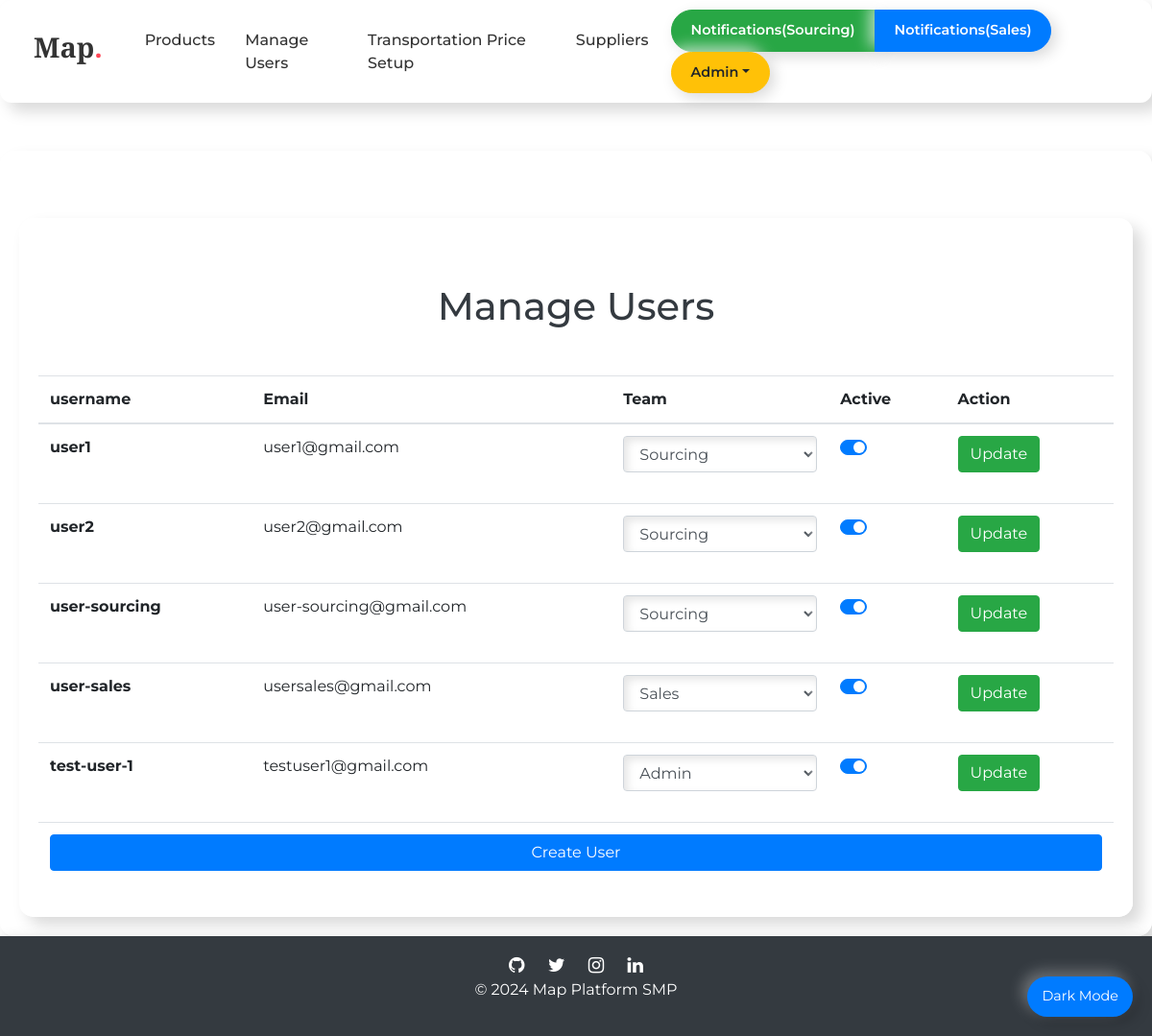
The app's page /user/ (signed in) with its own data.
### accounts/models.py (models this page shows, shortened)
class User(AbstractBaseUser, PermissionsMixin):
    email = models.EmailField(max_length=255, unique=True)
    username = models.CharField(max_length=25, unique=True)
    is_active = models.BooleanField(default=True)
    is_staff = models.BooleanField(default=False)
    team = models.CharField(choices=(
        ('sourcing', 'Sourcing'),
        ('sales', 'Sales'),
    ), default='sourcing', max_length=10)
    objects = UserManager()
    countries = models.ManyToManyField(Countries, related_name='users')
    USERNAME_FIELD = 'username'

### accounts/views.py (the view, shortened to what this page needs)
# urls.py: path('',views.UserListView.as_view(), name='list'),
class UserListView(View):
    def get(self, request):
        if not request.user.is_authenticated:
            print("Not Logged In")
            return redirect("accounts:login")
        users = User.objects.all().exclude(id=request.user.id)
        return render(request, "accounts/list.html", {
            "users": users
        })

### templates/accounts/list.html (shortened to what this page needs)
{% extends 'base.html' %}
{% block body %}
    <div class="container">
        <h1 class="text-center my-5">Manage Users</h1>
        <table class="table">
            <thead>
              <tr>
                <th scope="col">username</th>
                <th scope="col">Email</th>
                <th scope="col">Team</th>
                <th scope="col">Active</th>
                <th scope="col">Action</th>
              </tr>
            </thead>
            <tbody>
                {% for user in users %}
                <form action="." method="post">{% csrf_token %}
                    <tr>
                        <th scope="row">{{user.username}}</th>
                        <td>{{user.email}}</td>
                        <td>
                            <select class="form-control" id="input_team" name="team" required>
                                <option value="admin" {% if user.is_superuser %} selected {% endif%} >Admin</option>
                                <option value="sourcing" {% if not user.is_superuser and user.team == 'sourcing' %} selected {% endif%} >Sourcing</option>
                                <option value="sales" {% if not user.is_superuser and user.team == 'sales' %} selected {% endif%}>Sales</option>
                            </select>
                        </td>
                        <td>
                            <div class="custom-control custom-switch">
                            </div>
                        </td>
                        <td>
                            <button type="submit" class="btn btn-success">Update</button>
                        </td>
                      </tr>
                </form>
                {% endfor %}
                <tr>
                    <td colspan="5"><a href="{% url 'accounts:create' %}" class="col-12 btn btn-primary">Create User</a></td>
                </tr>
            </tbody>
          </table>
    </div>
{% endblock body %}

### templates/base.html (shortened to what this page needs)
<!DOCTYPE html>
<html lang="en">
  {% load static %}
  <head>
    <link rel="stylesheet" href="https://cdn.jsdelivr.net/npm/bootstrap@4.5.3/dist/css/bootstrap.min.css">
    <link rel="stylesheet" href="https://cdnjs.cloudflare.com/ajax/libs/font-awesome/4.7.0/css/font-awesome.min.css">
    <link rel="stylesheet" href="https://cdnjs.cloudflare.com/ajax/libs/jsoneditor/9.10.0/jsoneditor.min.css" />
  </head>
  <body>
    <nav class="navbar navbar-expand-lg">
      <div class="container-fluid">
        <a class="navbar-brand" href="/"><h3>Map<span>.</span></h3></a>
        <div class="collapse navbar-collapse" id="navbarSupportedContent">
          <ul class="navbar-nav ml-auto">
            {% if request.user.is_superuser %}
            <li class="nav-item">
              <a class="nav-link" href="{% url 'products:list' %}">Products</a>
            </li>
            <li class="nav-item">
              <a class="nav-link" href="{% url 'accounts:list' %}">Manage Users</a>
            </li>
            <li class="nav-item">
              <a class="nav-link" href="{% url 'countries:transportation_setup' %}">Transportation Price Setup</a>
            </li>
            {% endif %}
            <li class="nav-item">
              <a class="nav-link" href="{% url 'suppliers:list' %}">Suppliers</a>
            </li>
          </ul>
          <div class="form-inline my-2 my-lg-0">
            <div class="btn-group mr-2">
              {% if request.user.is_superuser %}
              <a class="btn btn-success btn-custom" href="{% url 'notifications:source_list' %}">Notifications(Sourcing)</a>
              <a class="btn btn-primary btn-custom" href="{% url 'notifications:sales_list' %}">Notifications(Sales)</a>
              {% elif request.user.team == 'sourcing' %}
              <a class="btn btn-success btn-custom" href="{% url 'notifications:source_list' %}">Notifications(Source)</a>
              {% elif request.user.team == 'sales' %}
              <a class="btn btn-primary btn-custom" href="{% url 'notifications:sales_list' %}">Notifications(Sales)</a>
              {% endif %}
            </div>
            <div class="btn-group">
              <button type="button" class="btn btn-warning btn-custom dropdown-toggle" data-toggle="dropdown">{{ request.user.username.title }}</button>
            </div>
          </div>
        </div>
      </div>
    </nav>
    <div class="container">
      {% block body %}
      {% endblock body %}
    </div>
    <footer>
      <div class="footer-icons">
        <a href="https://github.com" class="fa fa-github"></a>
        <a href="https://twitter.com" class="fa fa-twitter"></a>
        <a href="https://instagram.com" class="fa fa-instagram"></a>
        <a href="https://linkedin.com" class="fa fa-linkedin"></a>
      </div>
      <p>&copy; 2024 Map Platform SMP</p>
    </footer>
    <div class="dark-mode-toggle" onclick="toggleDarkMode()">Dark Mode</div>
  </body>
</html>

### templates/base.html (style rules this page uses)
html, body { height: 100%; display: flex; flex-direction: column; }
body { background: url('https://source.unsplash.com/1600x900/?abstract') no-repeat center center fixed; background-size: cover; font-family: 'Montserrat', sans-serif; color: #343a40; background-blend-mode: overlay; background-color: rgba(255, 255, 255, 0.85); }
.navbar { background-color: #ffffff; box-shadow: 9px 9px 16px rgba(0, 0, 0, 0.15), -9px -9px 16px rgba(255, 255, 255, 0.7); padding: 10px 20px; border-radius: 12px; transition: background-color 0.5s ease; }
.navbar-brand h3 { font-weight: bold; font-size: 1.8rem; color: #333333; margin-right: 20px; font-family: 'Playfair Display', serif; }
.navbar-brand span { color: #ff4757; }
.nav-link { color: #333333; font-size: 1rem; font-weight: 500; margin-right: 15px; transition: color 0.3s ease; }
.btn-custom { border-radius: 50px; padding: 10px 20px; font-size: 0.9rem; font-weight: 600; transition: all 0.3s ease; box-shadow: 5px 5px 15px rgba(0, 0, 0, 0.15), -5px -5px 15px rgba(255, 255, 255, 0.7); }
input, select, textarea { border-radius: 10px; border: none; padding: 15px; width: 100%; margin-bottom: 20px; box-shadow: inset 4px 4px 8px rgba(0, 0, 0, 0.1), inset -4px -4px 8px rgba(255, 255, 255, 0.7); background-color: #e0e0e0; transition: box-shadow 0.3s ease; }
.container { margin-top: 50px; max-width: 100%; padding: 20px; background-color: rgba(255, 255, 255, 0.95); border-radius: 15px; box-shadow: 9px 9px 16px rgba(0, 0, 0, 0.15), -9px -9px 16px rgba(255, 255, 255, 0.7); flex: 1; }
footer { background-color: #343a40; color: #fff; padding: 20px; text-align: center; width: 100%; margin-top: auto; box-shadow: 5px 5px 15px rgba(0, 0, 0, 0.2), -5px -5px 15px rgba(255, 255, 255, 0.3); }
.footer-icons a { color: #fff; margin: 0 10px; font-size: 1.2rem; transition: color 0.3s ease; }
.dark-mode-toggle { position: fixed; bottom: 20px; right: 20px; background-color: #007bff; color: white; padding: 10px 15px; border-radius: 50px; font-size: 0.9rem; cursor: pointer; transition: all 0.3s ease; box-shadow: 5px 5px 15px rgba(0, 0, 0, 0.2), -5px -5px 15px rgba(255, 255, 255, 0.3); }

### records on screen
User: user.username "Admin"
User: username "user1", email "user1@gmail.com", team "Sourcing"
User: username "user2", email "user2@gmail.com", team "Sourcing"
User: username "user-sourcing", email "user-sourcing@gmail.com", team "Sourcing"
User: username "user-sales", email "usersales@gmail.com", team "Sales"
User: username "test-user-1", email "testuser1@gmail.com", team "Admin"
